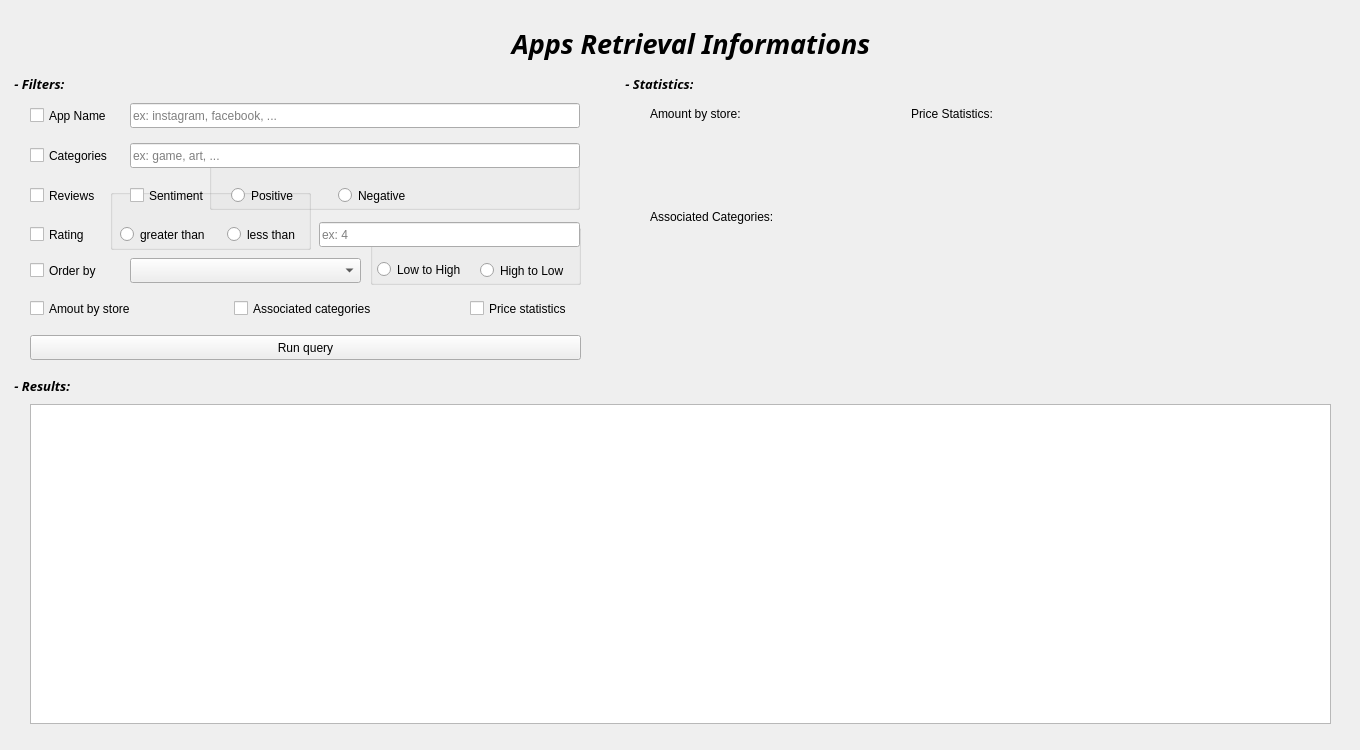
<?xml version="1.0" encoding="UTF-8"?>
<ui version="4.0">
 <class>mainWindow</class>
 <widget class="QMainWindow" name="mainWindow">
  <property name="geometry">
   <rect>
    <x>0</x>
    <y>0</y>
    <width>1360</width>
    <height>750</height>
   </rect>
  </property>
  <property name="minimumSize">
   <size>
    <width>1360</width>
    <height>750</height>
   </size>
  </property>
  <property name="maximumSize">
   <size>
    <width>1360</width>
    <height>750</height>
   </size>
  </property>
  <property name="baseSize">
   <size>
    <width>1360</width>
    <height>750</height>
   </size>
  </property>
  <property name="windowTitle">
   <string>ARI Demonstration</string>
  </property>
  <widget class="QWidget" name="centralwidget">
   <widget class="QLabel" name="resultsLabel">
    <property name="geometry">
     <rect>
      <x>11</x>
      <y>361</y>
      <width>71</width>
      <height>50</height>
     </rect>
    </property>
    <property name="minimumSize">
     <size>
      <width>0</width>
      <height>50</height>
     </size>
    </property>
    <property name="maximumSize">
     <size>
      <width>16777215</width>
      <height>50</height>
     </size>
    </property>
    <property name="font">
     <font>
      <family>AnjaliOldLipi</family>
      <pointsize>10</pointsize>
      <weight>75</weight>
      <italic>true</italic>
      <bold>true</bold>
     </font>
    </property>
    <property name="text">
     <string> - Results:</string>
    </property>
   </widget>
   <widget class="QLabel" name="associatedStat">
    <property name="geometry">
     <rect>
      <x>650</x>
      <y>210</y>
      <width>681</width>
      <height>161</height>
     </rect>
    </property>
    <property name="text">
     <string>Associated Categories:</string>
    </property>
    <property name="alignment">
     <set>Qt::AlignLeading|Qt::AlignLeft|Qt::AlignTop</set>
    </property>
   </widget>
   <widget class="QCheckBox" name="associatedBox">
    <property name="geometry">
     <rect>
      <x>234</x>
      <y>296</y>
      <width>146</width>
      <height>25</height>
     </rect>
    </property>
    <property name="minimumSize">
     <size>
      <width>0</width>
      <height>25</height>
     </size>
    </property>
    <property name="maximumSize">
     <size>
      <width>16777215</width>
      <height>25</height>
     </size>
    </property>
    <property name="text">
     <string>Associated categories</string>
    </property>
   </widget>
   <widget class="QLineEdit" name="ratingField">
    <property name="geometry">
     <rect>
      <x>319</x>
      <y>222</y>
      <width>261</width>
      <height>25</height>
     </rect>
    </property>
    <property name="minimumSize">
     <size>
      <width>50</width>
      <height>25</height>
     </size>
    </property>
    <property name="maximumSize">
     <size>
      <width>16677749</width>
      <height>25</height>
     </size>
    </property>
    <property name="placeholderText">
     <string>ex: 4</string>
    </property>
   </widget>
   <widget class="QLineEdit" name="categoriesField">
    <property name="geometry">
     <rect>
      <x>130</x>
      <y>143</y>
      <width>450</width>
      <height>25</height>
     </rect>
    </property>
    <property name="minimumSize">
     <size>
      <width>450</width>
      <height>25</height>
     </size>
    </property>
    <property name="maximumSize">
     <size>
      <width>450</width>
      <height>25</height>
     </size>
    </property>
    <property name="placeholderText">
     <string>ex: game, art, ...</string>
    </property>
   </widget>
   <widget class="QLabel" name="filterLabel">
    <property name="geometry">
     <rect>
      <x>11</x>
      <y>68</y>
      <width>591</width>
      <height>25</height>
     </rect>
    </property>
    <property name="minimumSize">
     <size>
      <width>0</width>
      <height>25</height>
     </size>
    </property>
    <property name="maximumSize">
     <size>
      <width>16777215</width>
      <height>25</height>
     </size>
    </property>
    <property name="font">
     <font>
      <family>AnjaliOldLipi</family>
      <pointsize>10</pointsize>
      <weight>75</weight>
      <italic>true</italic>
      <bold>true</bold>
     </font>
    </property>
    <property name="text">
     <string> - Filters:</string>
    </property>
    <property name="alignment">
     <set>Qt::AlignBottom|Qt::AlignLeading|Qt::AlignLeft</set>
    </property>
   </widget>
   <widget class="QLineEdit" name="nameField">
    <property name="geometry">
     <rect>
      <x>130</x>
      <y>103</y>
      <width>450</width>
      <height>25</height>
     </rect>
    </property>
    <property name="minimumSize">
     <size>
      <width>450</width>
      <height>25</height>
     </size>
    </property>
    <property name="maximumSize">
     <size>
      <width>450</width>
      <height>25</height>
     </size>
    </property>
    <property name="text">
     <string/>
    </property>
    <property name="placeholderText">
     <string>ex: instagram, facebook, ...</string>
    </property>
   </widget>
   <widget class="QComboBox" name="orderCombo">
    <property name="geometry">
     <rect>
      <x>130</x>
      <y>258</y>
      <width>231</width>
      <height>25</height>
     </rect>
    </property>
    <property name="minimumSize">
     <size>
      <width>0</width>
      <height>25</height>
     </size>
    </property>
    <property name="maximumSize">
     <size>
      <width>16777215</width>
      <height>25</height>
     </size>
    </property>
   </widget>
   <widget class="QCheckBox" name="reviewsBox">
    <property name="geometry">
     <rect>
      <x>30</x>
      <y>179</y>
      <width>101</width>
      <height>33</height>
     </rect>
    </property>
    <property name="text">
     <string>Reviews</string>
    </property>
   </widget>
   <widget class="QCheckBox" name="sentimentBox">
    <property name="geometry">
     <rect>
      <x>130</x>
      <y>183</y>
      <width>84</width>
      <height>25</height>
     </rect>
    </property>
    <property name="minimumSize">
     <size>
      <width>0</width>
      <height>25</height>
     </size>
    </property>
    <property name="maximumSize">
     <size>
      <width>16777215</width>
      <height>25</height>
     </size>
    </property>
    <property name="text">
     <string>Sentiment</string>
    </property>
   </widget>
   <widget class="QCheckBox" name="ratingBox">
    <property name="geometry">
     <rect>
      <x>30</x>
      <y>222</y>
      <width>83</width>
      <height>25</height>
     </rect>
    </property>
    <property name="minimumSize">
     <size>
      <width>0</width>
      <height>25</height>
     </size>
    </property>
    <property name="maximumSize">
     <size>
      <width>16777215</width>
      <height>25</height>
     </size>
    </property>
    <property name="text">
     <string>Rating</string>
    </property>
   </widget>
   <widget class="QCheckBox" name="nameBox">
    <property name="geometry">
     <rect>
      <x>30</x>
      <y>103</y>
      <width>101</width>
      <height>25</height>
     </rect>
    </property>
    <property name="minimumSize">
     <size>
      <width>0</width>
      <height>25</height>
     </size>
    </property>
    <property name="maximumSize">
     <size>
      <width>16777215</width>
      <height>25</height>
     </size>
    </property>
    <property name="text">
     <string>App Name</string>
    </property>
   </widget>
   <widget class="QCheckBox" name="orderBox">
    <property name="geometry">
     <rect>
      <x>30</x>
      <y>258</y>
      <width>101</width>
      <height>25</height>
     </rect>
    </property>
    <property name="minimumSize">
     <size>
      <width>0</width>
      <height>25</height>
     </size>
    </property>
    <property name="maximumSize">
     <size>
      <width>16777215</width>
      <height>25</height>
     </size>
    </property>
    <property name="text">
     <string>Order by</string>
    </property>
   </widget>
   <widget class="QCheckBox" name="amountBox">
    <property name="geometry">
     <rect>
      <x>30</x>
      <y>296</y>
      <width>151</width>
      <height>25</height>
     </rect>
    </property>
    <property name="minimumSize">
     <size>
      <width>0</width>
      <height>25</height>
     </size>
    </property>
    <property name="maximumSize">
     <size>
      <width>16777215</width>
      <height>25</height>
     </size>
    </property>
    <property name="text">
     <string>Amout by store</string>
    </property>
   </widget>
   <widget class="QCheckBox" name="categoriesBox">
    <property name="geometry">
     <rect>
      <x>30</x>
      <y>143</y>
      <width>80</width>
      <height>25</height>
     </rect>
    </property>
    <property name="minimumSize">
     <size>
      <width>0</width>
      <height>25</height>
     </size>
    </property>
    <property name="maximumSize">
     <size>
      <width>16777215</width>
      <height>25</height>
     </size>
    </property>
    <property name="text">
     <string>Categories</string>
    </property>
   </widget>
   <widget class="QLabel" name="priceStat">
    <property name="geometry">
     <rect>
      <x>911</x>
      <y>107</y>
      <width>511</width>
      <height>71</height>
     </rect>
    </property>
    <property name="text">
     <string>Price Statistics:</string>
    </property>
    <property name="alignment">
     <set>Qt::AlignLeading|Qt::AlignLeft|Qt::AlignTop</set>
    </property>
   </widget>
   <widget class="QLabel" name="titleLabel">
    <property name="enabled">
     <bool>true</bool>
    </property>
    <property name="geometry">
     <rect>
      <x>11</x>
      <y>12</y>
      <width>1360</width>
      <height>50</height>
     </rect>
    </property>
    <property name="sizePolicy">
     <sizepolicy hsizetype="Expanding" vsizetype="Expanding">
      <horstretch>0</horstretch>
      <verstretch>0</verstretch>
     </sizepolicy>
    </property>
    <property name="minimumSize">
     <size>
      <width>1360</width>
      <height>50</height>
     </size>
    </property>
    <property name="maximumSize">
     <size>
      <width>1360</width>
      <height>50</height>
     </size>
    </property>
    <property name="font">
     <font>
      <family>AnjaliOldLipi</family>
      <pointsize>20</pointsize>
      <weight>75</weight>
      <italic>true</italic>
      <bold>true</bold>
      <stylestrategy>PreferDefault</stylestrategy>
     </font>
    </property>
    <property name="text">
     <string>Apps Retrieval Informations</string>
    </property>
    <property name="textFormat">
     <enum>Qt::PlainText</enum>
    </property>
    <property name="scaledContents">
     <bool>true</bool>
    </property>
    <property name="alignment">
     <set>Qt::AlignBottom|Qt::AlignHCenter</set>
    </property>
    <property name="wordWrap">
     <bool>false</bool>
    </property>
   </widget>
   <widget class="QLabel" name="statsLabel">
    <property name="geometry">
     <rect>
      <x>622</x>
      <y>71</y>
      <width>71</width>
      <height>25</height>
     </rect>
    </property>
    <property name="minimumSize">
     <size>
      <width>0</width>
      <height>25</height>
     </size>
    </property>
    <property name="maximumSize">
     <size>
      <width>16777215</width>
      <height>25</height>
     </size>
    </property>
    <property name="font">
     <font>
      <family>AnjaliOldLipi</family>
      <pointsize>10</pointsize>
      <weight>75</weight>
      <italic>true</italic>
      <bold>true</bold>
     </font>
    </property>
    <property name="text">
     <string> - Statistics:</string>
    </property>
   </widget>
   <widget class="QLabel" name="amountStat">
    <property name="geometry">
     <rect>
      <x>650</x>
      <y>107</y>
      <width>261</width>
      <height>71</height>
     </rect>
    </property>
    <property name="text">
     <string>Amount by store:</string>
    </property>
    <property name="alignment">
     <set>Qt::AlignLeading|Qt::AlignLeft|Qt::AlignTop</set>
    </property>
   </widget>
   <widget class="QCheckBox" name="priceBox">
    <property name="geometry">
     <rect>
      <x>470</x>
      <y>296</y>
      <width>101</width>
      <height>25</height>
     </rect>
    </property>
    <property name="minimumSize">
     <size>
      <width>0</width>
      <height>25</height>
     </size>
    </property>
    <property name="maximumSize">
     <size>
      <width>16777215</width>
      <height>25</height>
     </size>
    </property>
    <property name="text">
     <string>Price statistics</string>
    </property>
   </widget>
   <widget class="QPushButton" name="runButton">
    <property name="geometry">
     <rect>
      <x>30</x>
      <y>335</y>
      <width>551</width>
      <height>25</height>
     </rect>
    </property>
    <property name="minimumSize">
     <size>
      <width>0</width>
      <height>25</height>
     </size>
    </property>
    <property name="maximumSize">
     <size>
      <width>16777215</width>
      <height>25</height>
     </size>
    </property>
    <property name="text">
     <string>Run query</string>
    </property>
   </widget>
   <widget class="QGroupBox" name="groupBox">
    <property name="geometry">
     <rect>
      <x>209</x>
      <y>150</y>
      <width>371</width>
      <height>60</height>
     </rect>
    </property>
    <property name="sizePolicy">
     <sizepolicy hsizetype="Expanding" vsizetype="Expanding">
      <horstretch>0</horstretch>
      <verstretch>0</verstretch>
     </sizepolicy>
    </property>
    <property name="title">
     <string/>
    </property>
    <widget class="QRadioButton" name="negativeRadio">
     <property name="geometry">
      <rect>
       <x>129</x>
       <y>33</y>
       <width>84</width>
       <height>25</height>
      </rect>
     </property>
     <property name="minimumSize">
      <size>
       <width>0</width>
       <height>25</height>
      </size>
     </property>
     <property name="maximumSize">
      <size>
       <width>16777215</width>
       <height>25</height>
      </size>
     </property>
     <property name="text">
      <string>Negative</string>
     </property>
    </widget>
    <widget class="QRadioButton" name="positiveRadio">
     <property name="geometry">
      <rect>
       <x>22</x>
       <y>33</y>
       <width>83</width>
       <height>25</height>
      </rect>
     </property>
     <property name="minimumSize">
      <size>
       <width>0</width>
       <height>25</height>
      </size>
     </property>
     <property name="maximumSize">
      <size>
       <width>16777215</width>
       <height>25</height>
      </size>
     </property>
     <property name="text">
      <string>Positive</string>
     </property>
    </widget>
   </widget>
   <widget class="QGroupBox" name="groupBox_2">
    <property name="geometry">
     <rect>
      <x>110</x>
      <y>189</y>
      <width>201</width>
      <height>61</height>
     </rect>
    </property>
    <property name="title">
     <string/>
    </property>
    <widget class="QRadioButton" name="ltRadio">
     <property name="geometry">
      <rect>
       <x>117</x>
       <y>33</y>
       <width>81</width>
       <height>25</height>
      </rect>
     </property>
     <property name="minimumSize">
      <size>
       <width>0</width>
       <height>25</height>
      </size>
     </property>
     <property name="maximumSize">
      <size>
       <width>16777215</width>
       <height>25</height>
      </size>
     </property>
     <property name="text">
      <string>less than</string>
     </property>
    </widget>
    <widget class="QRadioButton" name="gtRadio">
     <property name="geometry">
      <rect>
       <x>10</x>
       <y>33</y>
       <width>91</width>
       <height>25</height>
      </rect>
     </property>
     <property name="minimumSize">
      <size>
       <width>0</width>
       <height>25</height>
      </size>
     </property>
     <property name="maximumSize">
      <size>
       <width>16777215</width>
       <height>25</height>
      </size>
     </property>
     <property name="text">
      <string>greater than</string>
     </property>
    </widget>
   </widget>
   <widget class="QGroupBox" name="groupBox_3">
    <property name="geometry">
     <rect>
      <x>370</x>
      <y>224</y>
      <width>211</width>
      <height>61</height>
     </rect>
    </property>
    <property name="title">
     <string/>
    </property>
    <widget class="QRadioButton" name="lowHighRadio">
     <property name="geometry">
      <rect>
       <x>7</x>
       <y>33</y>
       <width>93</width>
       <height>25</height>
      </rect>
     </property>
     <property name="minimumSize">
      <size>
       <width>0</width>
       <height>25</height>
      </size>
     </property>
     <property name="maximumSize">
      <size>
       <width>16777215</width>
       <height>25</height>
      </size>
     </property>
     <property name="text">
      <string>Low to High</string>
     </property>
    </widget>
    <widget class="QRadioButton" name="highLowRadio">
     <property name="geometry">
      <rect>
       <x>110</x>
       <y>34</y>
       <width>93</width>
       <height>25</height>
      </rect>
     </property>
     <property name="minimumSize">
      <size>
       <width>0</width>
       <height>25</height>
      </size>
     </property>
     <property name="maximumSize">
      <size>
       <width>16777215</width>
       <height>25</height>
      </size>
     </property>
     <property name="text">
      <string>High to Low</string>
     </property>
    </widget>
   </widget>
   <widget class="QTableWidget" name="resultsTable">
    <property name="geometry">
     <rect>
      <x>30</x>
      <y>404</y>
      <width>1301</width>
      <height>320</height>
     </rect>
    </property>
   </widget>
   <zorder>amountStat</zorder>
   <zorder>groupBox_2</zorder>
   <zorder>groupBox</zorder>
   <zorder>groupBox_3</zorder>
   <zorder>resultsLabel</zorder>
   <zorder>associatedStat</zorder>
   <zorder>associatedBox</zorder>
   <zorder>ratingField</zorder>
   <zorder>categoriesField</zorder>
   <zorder>filterLabel</zorder>
   <zorder>nameField</zorder>
   <zorder>orderCombo</zorder>
   <zorder>reviewsBox</zorder>
   <zorder>sentimentBox</zorder>
   <zorder>ratingBox</zorder>
   <zorder>nameBox</zorder>
   <zorder>orderBox</zorder>
   <zorder>amountBox</zorder>
   <zorder>categoriesBox</zorder>
   <zorder>priceStat</zorder>
   <zorder>titleLabel</zorder>
   <zorder>statsLabel</zorder>
   <zorder>priceBox</zorder>
   <zorder>runButton</zorder>
   <zorder>resultsTable</zorder>
  </widget>
 </widget>
 <resources/>
 <connections/>
</ui>
